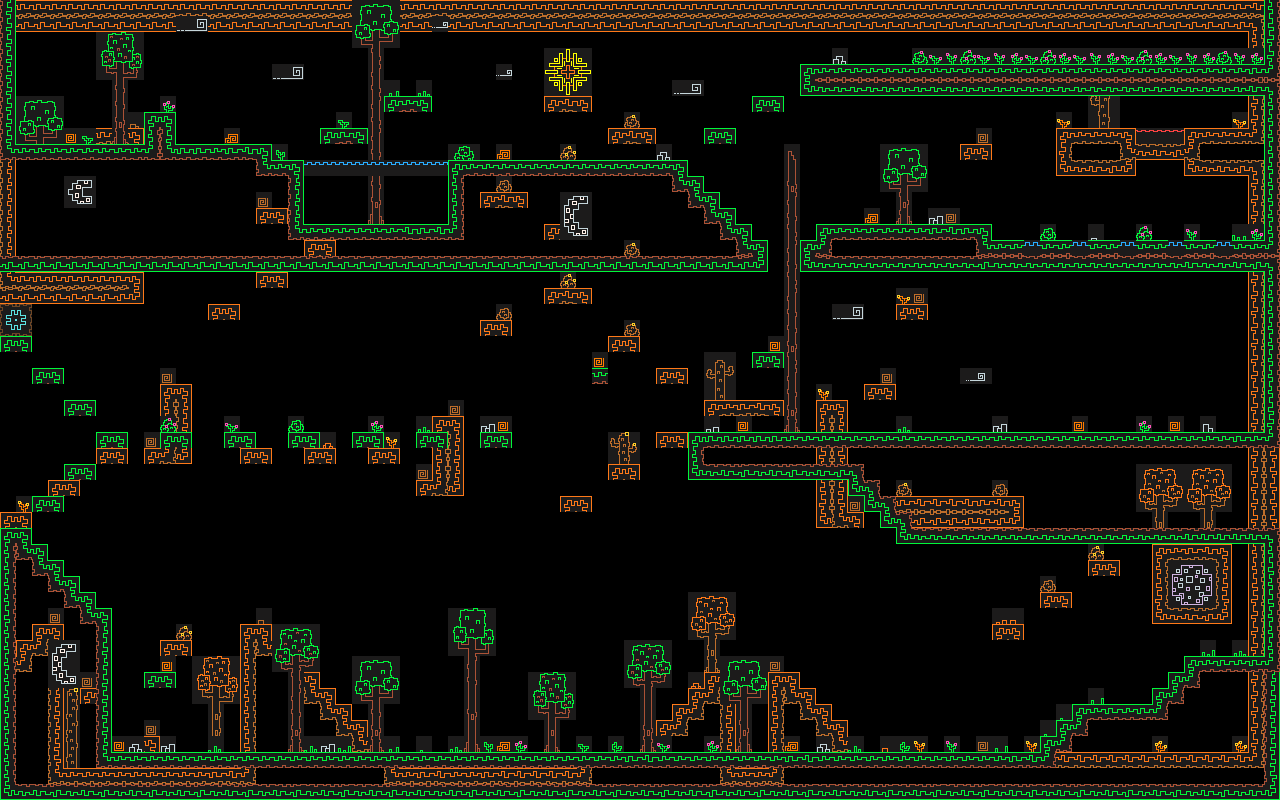

The image is a tile-based game level rendered from a .tmx file. Its description and source (layers, tilesets, objects; grid data summarised) follow:
An orthogonal 80x50 tile map with 16x16 px tiles, 4 tile layers (Camada de Tiles 02, fundo_02, fundo_00, Camada de Tiles 00), 3 hidden layers not drawn and 587 objects.

<map version="1.5" tiledversion="1.7.2" orientation="orthogonal" renderorder="right-down" width="80" height="50" tilewidth="16" tileheight="16" infinite="0" nextlayerid="35" nextobjectid="754">
 <editorsettings>
  <export target="01.lua" format="lua" />
 </editorsettings>
 <tileset firstgid="1" name="Retro-Lines-Tiles" tilewidth="16" tileheight="16" tilecount="840" columns="20">
  <image source="../imagens/Retro-Lines-Tiles.png" width="320" height="672" />
 </tileset>
 <layer id="13" name="bkg improvisado" width="80" height="50" visible="0">
  <data>[4000 cells, 358 non-empty, 152 distinct tile ids]</data>
 </layer>
 <objectgroup id="25" name="plataformas 02" locked="1">
  <object id="531" x="-11" y="0" width="11" height="797" />
  <object id="532" x="16" y="128" width="128" height="32" />
  <object id="533" x="0" y="272" width="144" height="32" />
  <object id="534" x="0" y="32" width="16" height="240" />
  <object id="535" x="0" y="0" width="1280" height="32" />
  <object id="537" x="1248" y="32" width="32" height="768" />
  <object id="538" x="768" y="752" width="480" height="48" />
  <object id="539" x="720" y="768" width="48" height="32" />
  <object id="540" x="576" y="752" width="144" height="48" />
  <object id="541" x="384" y="768" width="192" height="32" />
  <object id="542" x="0" y="768" width="384" height="32" />
  <object id="543" x="32" y="624" width="32" height="144" />
  <object id="544" x="0" y="656" width="32" height="16" />
  <object id="545" x="16" y="640" width="16" height="16" />
  <object id="546" x="80" y="688" width="32" height="16" />
  <object id="547" x="128" y="736" width="32" height="16" />
  <object id="548" x="160" y="640" width="32" height="16" />
  <object id="549" x="0" y="512" width="32" height="16" />
  <object id="550" x="48" y="480" width="32" height="16" />
  <object id="551" x="96" y="448" width="32" height="16" />
  <object id="552" x="144" y="448" width="48" height="16" />
  <object id="553" x="160" y="384" width="32" height="64" />
  <object id="554" x="208" y="304" width="32" height="16" />
  <object id="555" x="256" y="272" width="32" height="16" />
  <object id="556" x="304" y="240" width="32" height="16" />
  <object id="557" x="256" y="208" width="32" height="16" />
  <object id="558" x="480" y="192" width="48" height="16" />
  <object id="559" x="240" y="448" width="32" height="16" />
  <object id="560" x="304" y="448" width="32" height="16" />
  <object id="561" x="368" y="448" width="32" height="16" />
  <object id="562" x="416" y="480" width="48" height="16" />
  <object id="563" x="432" y="416" width="32" height="64" />
  <object id="564" x="544" y="96" width="48" height="16" />
  <object id="565" x="608" y="128" width="48" height="16" />
  <object id="566" x="544" y="160" width="48" height="16" />
  <object id="567" x="544" y="224" width="48" height="16" />
  <object id="568" x="592" y="256" width="48" height="16" />
  <object id="569" x="544" y="288" width="48" height="16" />
  <object id="570" x="480" y="320" width="32" height="16" />
  <object id="571" x="608" y="336" width="32" height="16" />
  <object id="572" x="656" y="368" width="32" height="16" />
  <object id="573" x="704" y="400" width="80" height="16" />
  <object id="574" x="656" y="432" width="32" height="16" />
  <object id="575" x="608" y="464" width="32" height="16" />
  <object id="576" x="560" y="496" width="32" height="16" />
  <object id="577" x="816" y="400" width="32" height="112" />
  <object id="578" x="816" y="512" width="48" height="16" />
  <object id="579" x="880" y="496" width="144" height="32" />
  <object id="580" x="1040" y="528" width="32" height="16" />
  <object id="581" x="1088" y="560" width="32" height="16" />
  <object id="582" x="1152" y="544" width="80" height="80" />
  <object id="583" x="1040" y="592" width="32" height="16" />
  <object id="584" x="992" y="624" width="32" height="16" />
  <object id="585" x="240" y="624" width="16" height="144" />
  <object id="586" x="256" y="624" width="16" height="32" />
  <object id="587" x="272" y="640" width="16" height="32" />
  <object id="588" x="288" y="656" width="16" height="32" />
  <object id="589" x="304" y="672" width="16" height="32" />
  <object id="590" x="320" y="688" width="16" height="32" />
  <object id="591" x="336" y="704" width="16" height="32" />
  <object id="592" x="352" y="720" width="16" height="32" />
  <object id="593" x="368" y="736" width="16" height="32" />
  <object id="594" x="384" y="752" width="16" height="16" />
  <object id="595" x="640" y="736" width="16" height="16" />
  <object id="596" x="656" y="720" width="16" height="32" />
  <object id="597" x="672" y="704" width="16" height="32" />
  </objectgroup>
 <objectgroup id="34" name="hearts 02">
  <!-- 505 objects omitted --></objectgroup>
 <objectgroup id="26" name="obstaculos 02" locked="1">
  <!-- 499 objects omitted --></objectgroup>
 <objectgroup id="27" name="molas 02" locked="1">
  <!-- 498 objects omitted --></objectgroup>
 <objectgroup id="28" name="Coins 02" locked="1">
  <!-- 481 objects omitted --></objectgroup>
 <objectgroup id="29" name="abelhas 02" locked="1">
  <!-- 419 objects omitted --></objectgroup>
 <objectgroup id="30" name="slimes 02" locked="1">
  <!-- 410 objects omitted --></objectgroup>
 <objectgroup id="31" name="saida 02" locked="1">
  <!-- 401 objects omitted --></objectgroup>
 <layer id="23" name="Camada de Tiles 02" width="80" height="50" locked="1">
  <data>[4000 cells, 734 non-empty, 40 distinct tile ids]</data>
 </layer>
 <layer id="24" name="fundo_02" width="80" height="50" locked="1">
  <data>[4000 cells, 107 non-empty, 56 distinct tile ids]</data>
 </layer>
 <objectgroup id="17" name="obstaculos 01" visible="0" locked="1">
  <!-- 400 objects omitted --></objectgroup>
 <objectgroup id="33" name="hearts 01" visible="0" locked="1">
  <!-- 392 objects omitted --></objectgroup>
 <objectgroup id="18" name="molas 01" visible="0">
  <!-- 380 objects omitted --></objectgroup>
 <objectgroup id="19" name="Coins 01" visible="0">
  <!-- 353 objects omitted --></objectgroup>
 <objectgroup id="20" name="abelhas 01" visible="0">
  <!-- 266 objects omitted --></objectgroup>
 <objectgroup id="21" name="slimes 01" visible="0">
  <!-- 255 objects omitted --></objectgroup>
 <objectgroup id="22" name="saida 01" visible="0">
  <!-- 236 objects omitted --></objectgroup>
 <objectgroup id="16" name="plataformas 01" visible="0">
  <!-- 234 objects omitted --></objectgroup>
 <layer id="15" name="fundo_01" width="80" height="50" visible="0">
  <data>[4000 cells, 163 non-empty, 56 distinct tile ids]</data>
 </layer>
 <layer id="14" name="Camada de Tiles 01" width="80" height="50" visible="0">
  <data>[4000 cells, 1014 non-empty, 45 distinct tile ids]</data>
 </layer>
 <objectgroup id="10" name="plataformas 00" visible="0" locked="1">
  <!-- 154 objects omitted --></objectgroup>
 <objectgroup id="12" name="obstaculos 00" visible="0" locked="1">
  <!-- 93 objects omitted --></objectgroup>
 <objectgroup id="32" name="hearts 00">
  <!-- 82 objects omitted --></objectgroup>
 <objectgroup id="11" name="molas 00" visible="0" locked="1">
  <!-- 76 objects omitted --></objectgroup>
 <objectgroup id="6" name="Coins 00" visible="0" locked="1">
  <!-- 67 objects omitted --></objectgroup>
 <objectgroup id="8" name="abelhas 00" visible="0" locked="1">
  <!-- 22 objects omitted --></objectgroup>
 <objectgroup id="9" name="slimes 00" visible="0" locked="1">
  <!-- 9 objects omitted --></objectgroup>
 <objectgroup id="7" name="saida 00" visible="0" locked="1">
  <!-- 1 objects omitted --></objectgroup>
 <layer id="3" name="fundo_00" width="80" height="50" locked="1">
  <data>[4000 cells, 192 non-empty, 82 distinct tile ids]</data>
 </layer>
 <layer id="1" name="Camada de Tiles 00" width="80" height="50" locked="1">
  <data>[4000 cells, 683 non-empty, 60 distinct tile ids]</data>
 </layer>
</map>
<!-- 521 of 587 objects omitted -->
